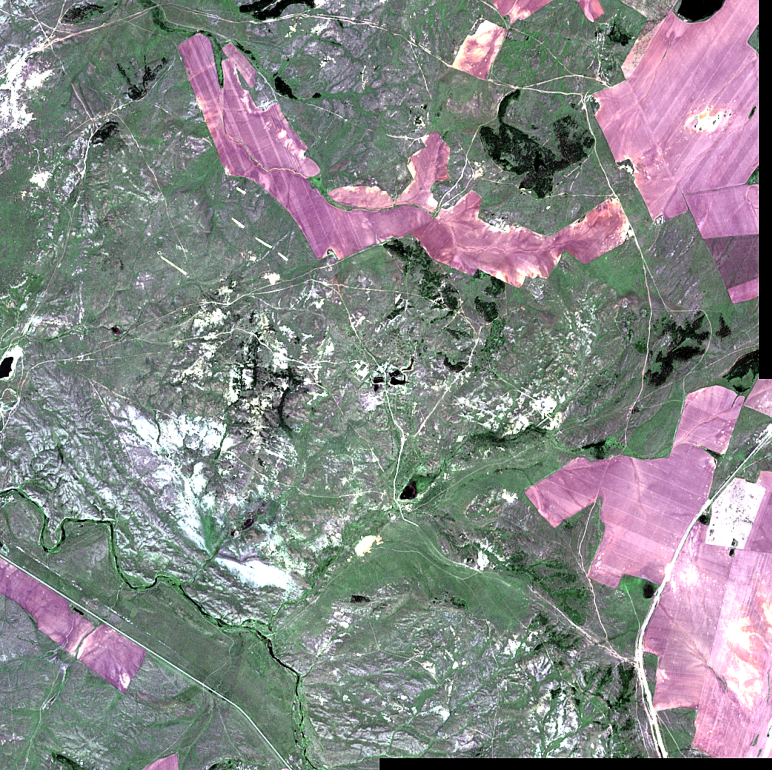
#> input picture data/images/AidyrlaGoldDeposit_rgb_2024-06-02.png, 772 x 770 px; its folder holds only this picture in this run
$ python -i qualcheck_module.py   (imports and definitions only)   (older library calls are emulated)
#> lines starting #> are read from the running program, lines starting #| are printed output that depends on the picture
# qualcheck_module.py
# Sentinel-2 image quality check
# -*- coding: utf-8 -*-
# Nov 2024

# Required packages
# !pip install gdal
# !pip install geojson
# !pip install scikit-image --upgrade

#### Imports
import os, sys, time, random, itertools, glob, shutil, json
import numpy
from osgeo import gdal
import cv2
from skimage import io, filters, measure
from scipy.stats import entropy
from skimage import io, img_as_float
from skimage.color import rgb2gray
from skimage.filters import sobel
from skimage.measure import shannon_entropy
from skimage.exposure import histogram
from scipy import ndimage
from PIL import Image, ImageEnhance, ImageChops

import matplotlib.pyplot as plt
import base64
import io as python_io


# [31 lines left out: function normalize_geotiff_RGB, not called in this run]


def evaluate_image_quality(image_path):
    # Read the image
    image = io.imread(image_path)
#> image is the input picture: shape (770, 772, 4); mean R, G, B, A 135, 135.9, 136.1, 255

    # Convert to grayscale if the image is in color
    if len(image.shape) == 3:
        # Convert the image to 8-bit unsigned integer format
        image = cv2.normalize(image, None, 0, 255, cv2.NORM_MINMAX, cv2.CV_8U)
        gray_image = cv2.cvtColor(image, cv2.COLOR_RGB2GRAY)
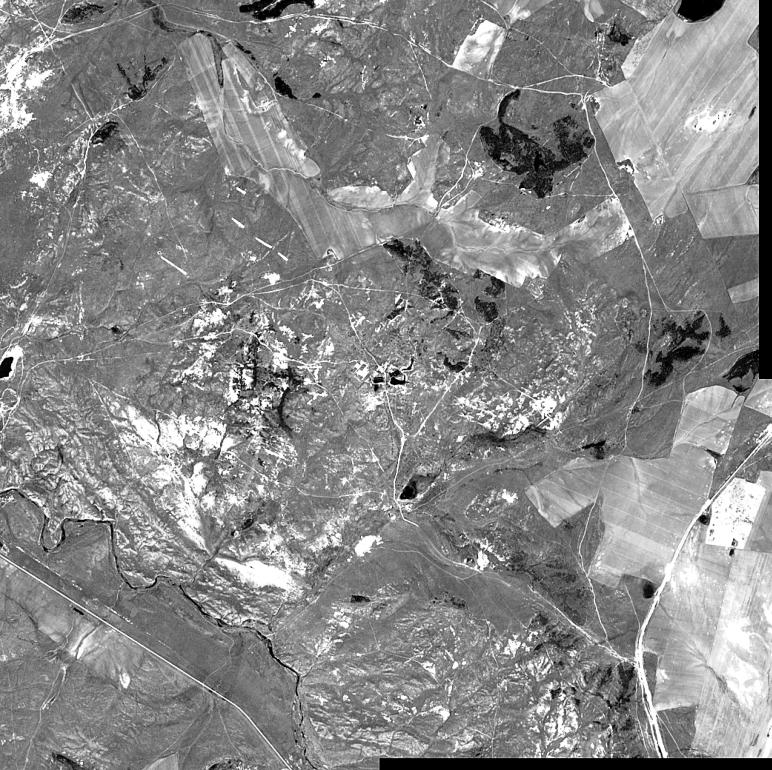
#> gray_image: shape (770, 772); min 0, max 255, mean 135.7
    else:
        gray_image = image

    # Calculate contrast
    contrast = numpy.std(gray_image)
#> contrast = 47.99

    # Calculate entropy (mapped to 0-8 range)
    entropy = shannon_entropy(gray_image)
#> entropy = 7.3

    # Calculate sharpness using Laplacian variance
    laplacian = cv2.Laplacian(gray_image, cv2.CV_64F)
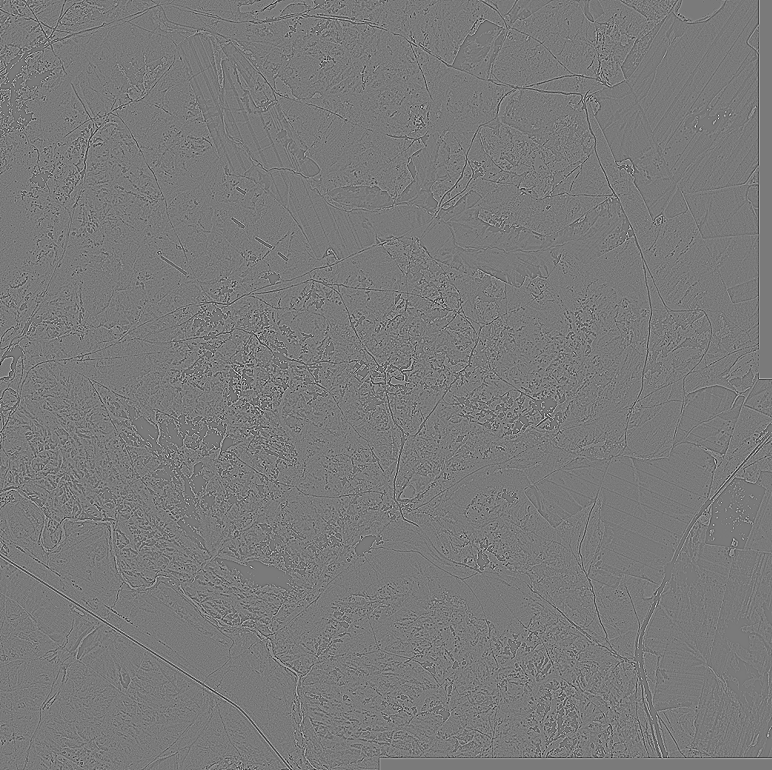
#> laplacian: shape (770, 772) float64; min -510, max 554, mean 0; drawn with min black and max white
    sharpness = numpy.var(laplacian)
#> sharpness = 3687

    # Calculate noise using the mean of local standard deviations
    local_std = ndimage.generic_filter(gray_image, numpy.std, size=5)
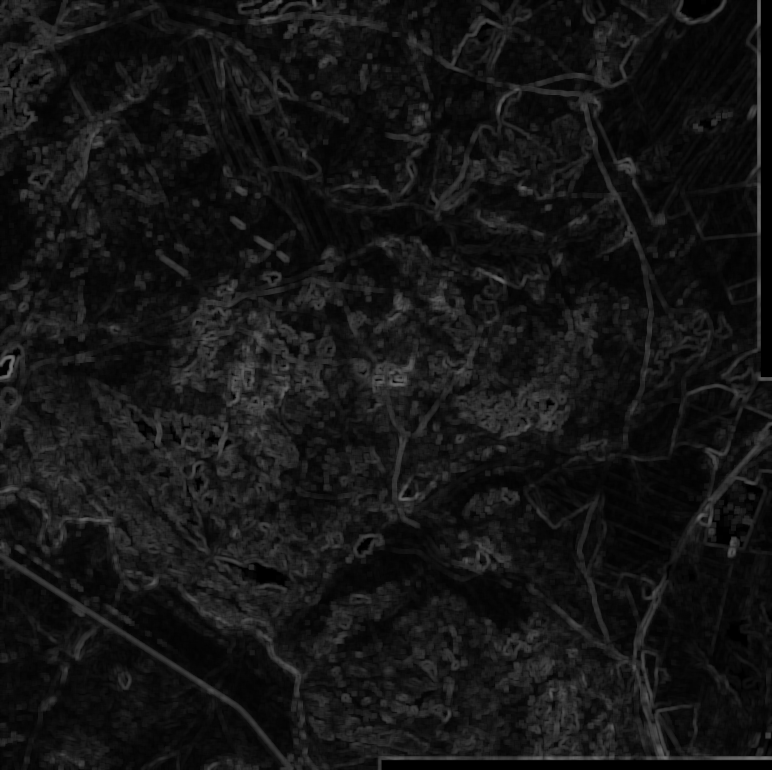
#> local_std: shape (770, 772); min 0, max 118, mean 20.8
    noise = numpy.mean(local_std)
#> noise = 20.75

    # Normalize scores to a 0-100 scale
    max_contrast = 255  # Maximum possible contrast for 8-bit images
    max_entropy = 8  # Maximum possible entropy for 8-bit images
    max_sharpness = 1000  # This is an arbitrary value, adjust based on your images
    max_noise = 50  # This is an arbitrary value, adjust based on your images

    contrast_score = (contrast / max_contrast) * 100
#> contrast_score = 18.82
    entropy_score = (entropy / max_entropy) * 100
#> entropy_score = 91.3
    sharpness_score = min((sharpness / max_sharpness) * 100, 100)
#> sharpness_score = 100
    noise_score = max(100 - (noise / max_noise) * 100, 0)
#> noise_score = 58.5

    # Calculate overall quality score (simple average)
    overall_score = (contrast_score + entropy_score + sharpness_score + noise_score) / 4
#> overall_score = 67.16

    return {
        'contrast': contrast_score,
        'entropy': entropy_score,
        'sharpness': sharpness_score,
        'noise': noise_score,
        'overall': overall_score
    }

# [138 lines left out: functions generate_thumbnail_RGB, calculate_metrics, evaluate_image_quality_IR_RGB, crop_multiband_tiff, improve_geotiff_RGB, not called in this run]

>>> result = evaluate_image_quality('../../data/images/AidyrlaGoldDeposit_rgb_2024-06-02.png')
#> result = {'contrast': 18.82, 'entropy': 91.3, 'sharpness': 100, 'noise': 58.5, 'overall': 67.16}

$ run again, on data/images/AidyrlaGoldDeposit_rgb_2024-11-29.png
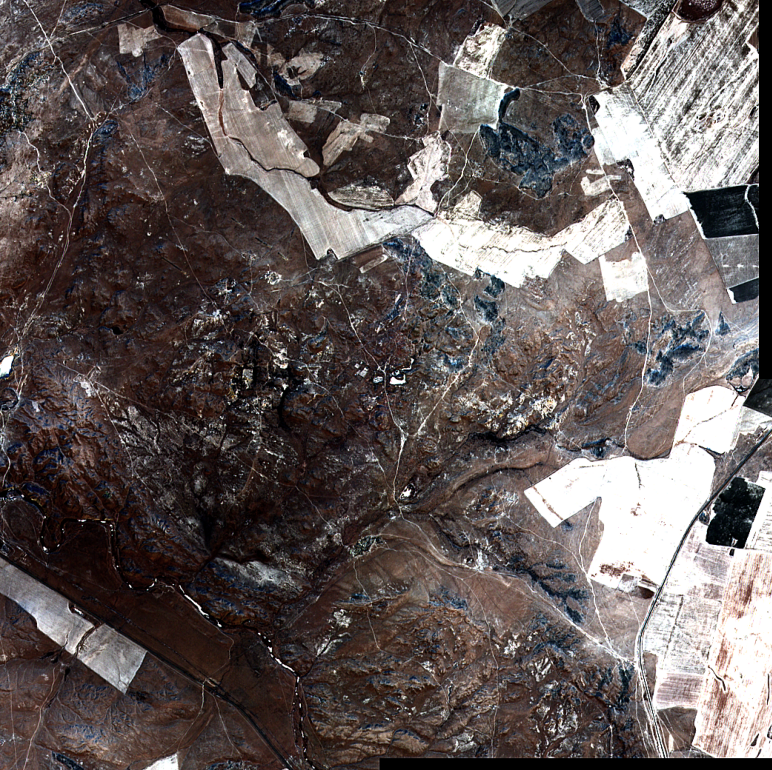
#> input picture data/images/AidyrlaGoldDeposit_rgb_2024-11-29.png, 772 x 770 px
#> in evaluate_image_quality, image is the input picture: shape (770, 772, 4); mean R, G, B, A 97.6, 88.6, 87.5, 255
#> contrast = 72.64
#> entropy = 7.53
#> in evaluate_image_quality, `laplacian = cv2.Laplacian(gray_image, cv2.CV_64F)`:
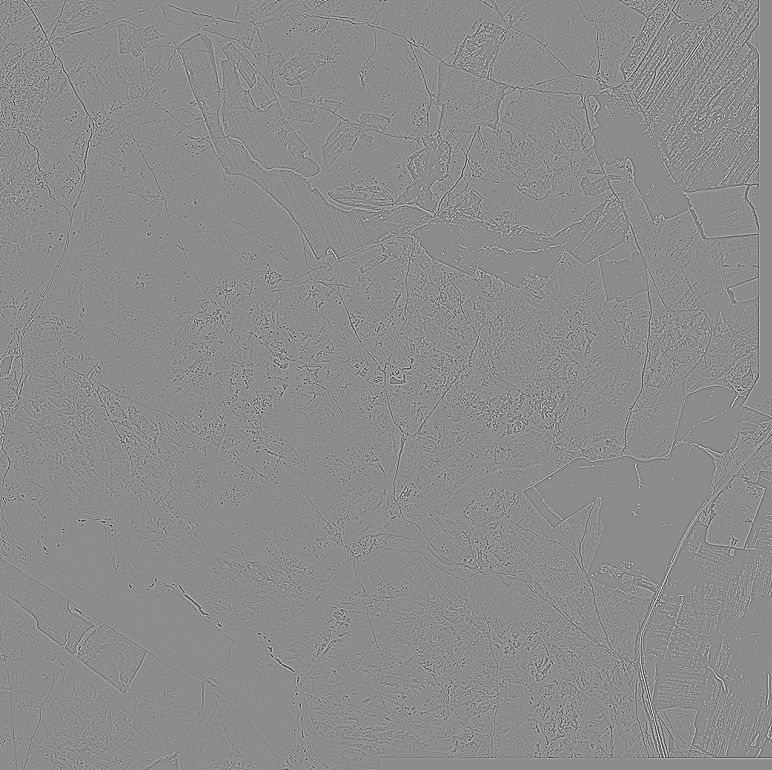
#> laplacian: shape (770, 772) float64; min -634, max 514, mean 0; drawn with min black and max white
#> sharpness = 3876.7
#> in evaluate_image_quality, `local_std = ndimage.generic_filter(gray_image, numpy.std, size=5)`:
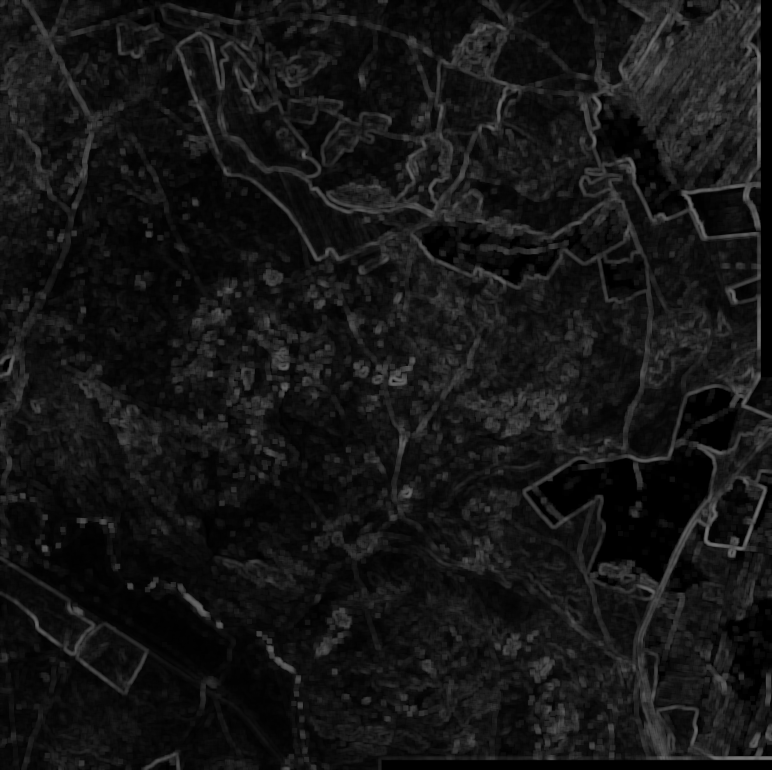
#> local_std: shape (770, 772); min 0, max 120, mean 21.1
#> noise = 21.06
#> contrast_score = 28.49
#> entropy_score = 94.15
#> sharpness_score = 100
#> noise_score = 57.89
#> overall_score = 70.13
#> result = {'contrast': 28.49, 'entropy': 94.15, 'sharpness': 100, 'noise': 57.89, 'overall': 70.13}

$ run again, on data/images/AmablePit_rgb_2024-12-13.png
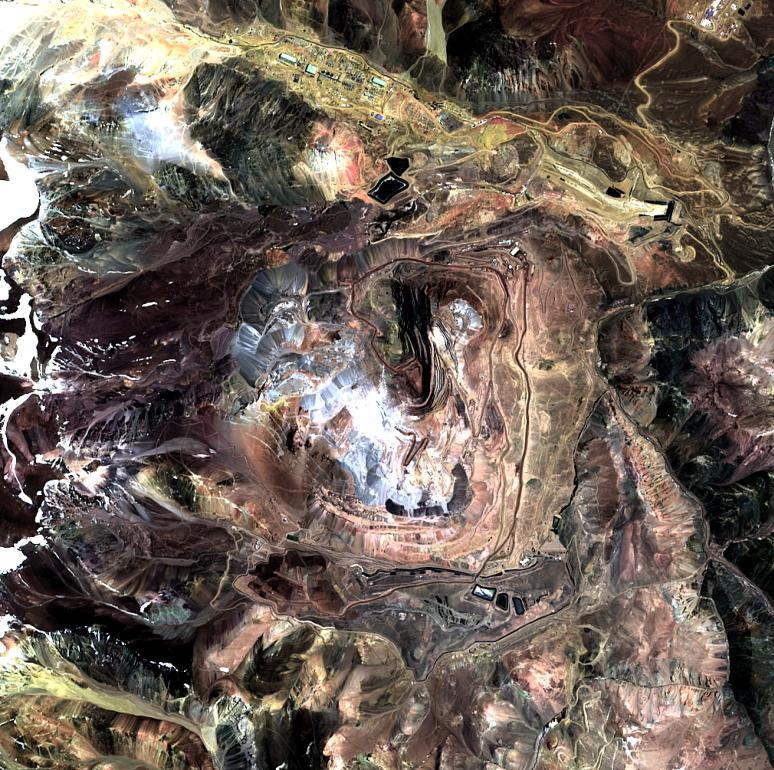
#> input picture data/images/AmablePit_rgb_2024-12-13.png, 774 x 770 px
#> in evaluate_image_quality, image is the input picture: shape (770, 774, 4); mean R, G, B, A 110.3, 98, 88.4, 255
#> contrast = 65.43
#> entropy = 7.81
#> in evaluate_image_quality, `laplacian = cv2.Laplacian(gray_image, cv2.CV_64F)`:
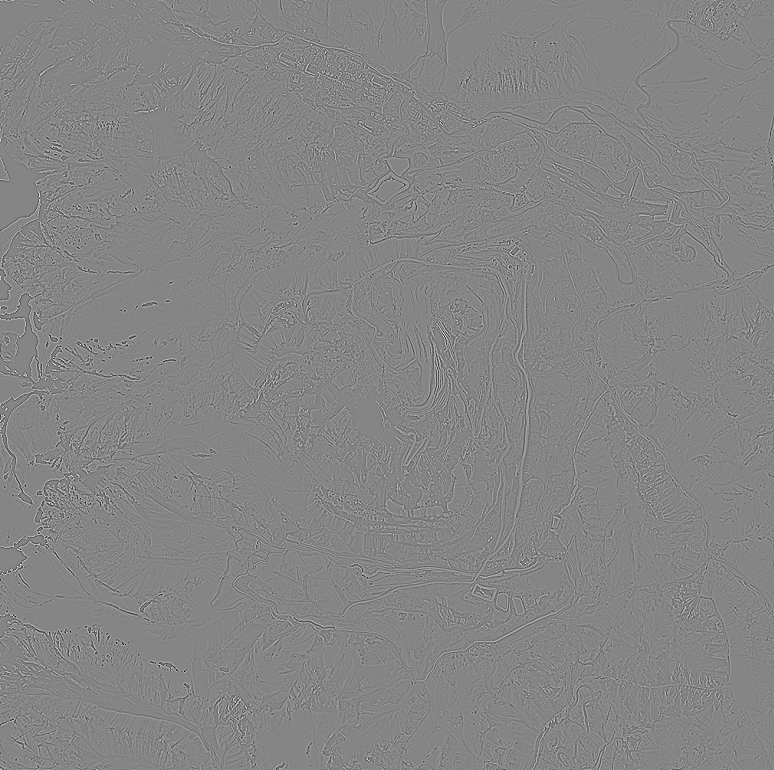
#> laplacian: shape (770, 774) float64; min -634, max 580, mean 0; drawn with min black and max white
#> sharpness = 3118.5
#> in evaluate_image_quality, `local_std = ndimage.generic_filter(gray_image, numpy.std, size=5)`:
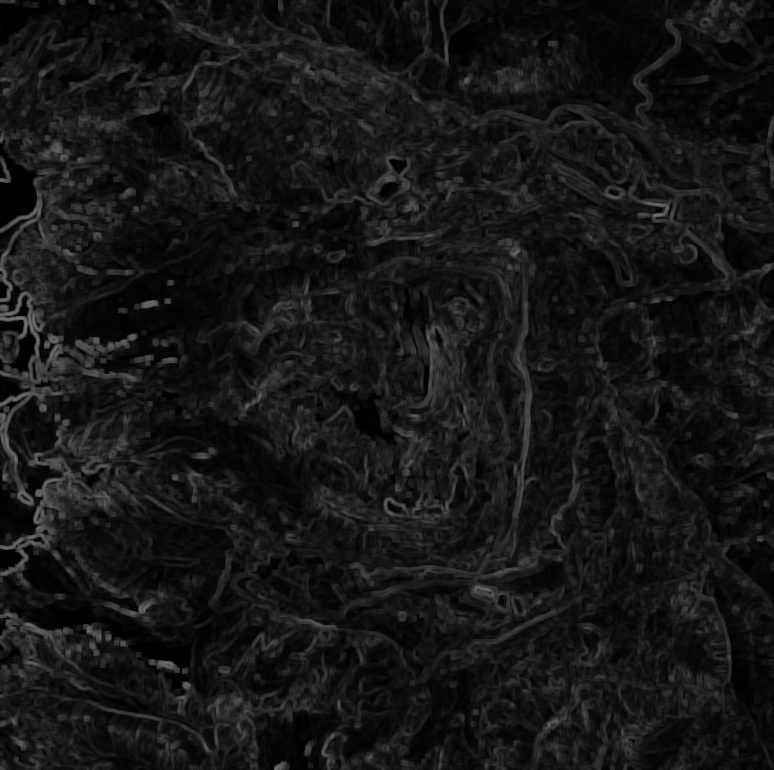
#> local_std: shape (770, 774); min 0, max 117, mean 22
#> noise = 21.97
#> contrast_score = 25.66
#> entropy_score = 97.63
#> sharpness_score = 100
#> noise_score = 56.06
#> overall_score = 69.84
#> result = {'contrast': 25.66, 'entropy': 97.63, 'sharpness': 100, 'noise': 56.06, 'overall': 69.84}

$ run again, on data/images/ArgyleDiamondMine_rgb_2024-06-27.png
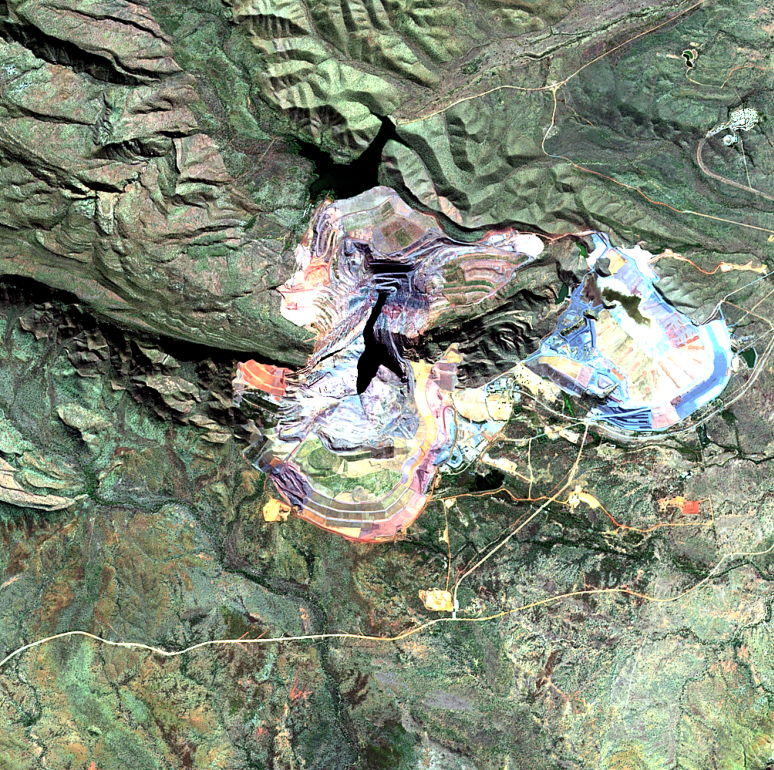
#> input picture data/images/ArgyleDiamondMine_rgb_2024-06-27.png, 774 x 770 px
#> in evaluate_image_quality, image is the input picture: shape (770, 774, 4); mean R, G, B, A 128, 136.9, 118.6, 255
#> contrast = 58.46
#> entropy = 7.75
#> in evaluate_image_quality, `laplacian = cv2.Laplacian(gray_image, cv2.CV_64F)`:
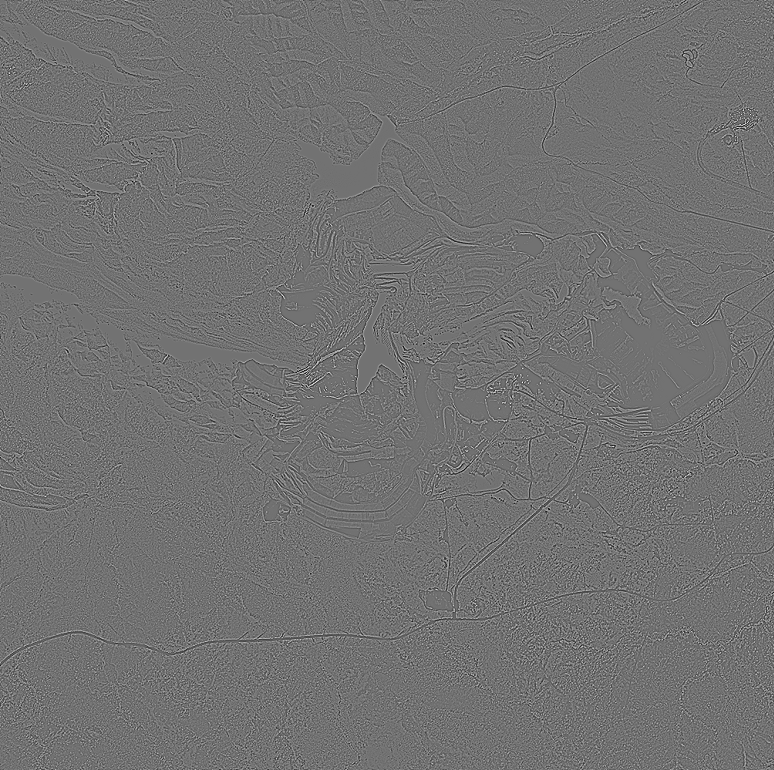
#> laplacian: shape (770, 774) float64; min -469, max 580, mean 0; drawn with min black and max white
#> sharpness = 4789.5
#> in evaluate_image_quality, `local_std = ndimage.generic_filter(gray_image, numpy.std, size=5)`:
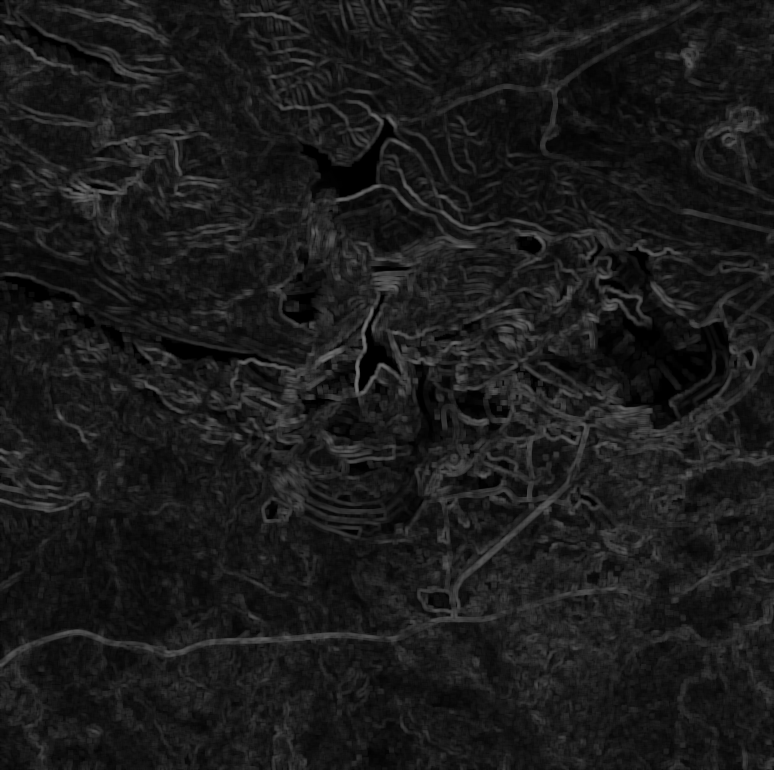
#> local_std: shape (770, 774); min 0, max 119, mean 26.4
#> noise = 26.37
#> contrast_score = 22.93
#> entropy_score = 96.86
#> sharpness_score = 100
#> noise_score = 47.25
#> overall_score = 66.76
#> result = {'contrast': 22.93, 'entropy': 96.86, 'sharpness': 100, 'noise': 47.25, 'overall': 66.76}
